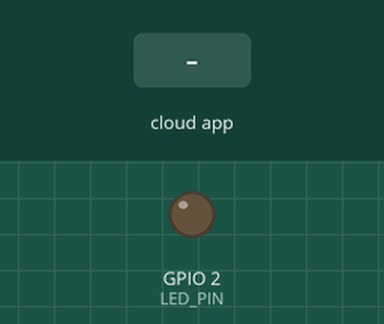
Recording of a sketch running on a simulated ESP8266 (NodeMCU). On the bench: output pins drawn as LEDs (lit = HIGH). The test bench sets the inputs (shaded band). WiFi joins after 1.5 s; servers stay silent unless stated; the Firebase database answers and starts empty; what the sketch prints to the serial monitor is not drawn.

Above: at 2.7 s.
2.8 s: the phone or cloud app sets LED to 1
At 3.8 s:
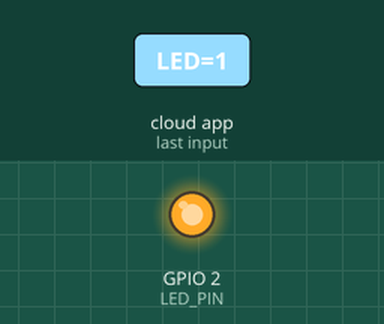
6.6 s: the phone or cloud app sets LED to 0
At 8.6 s:
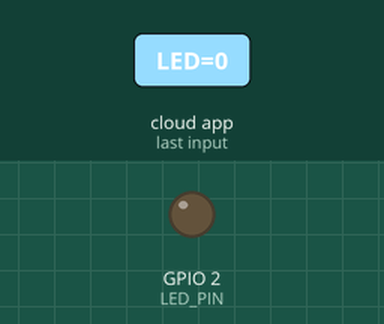
Timing chart, 0 to 10.1 s (numbered marks = the images above; inputs shaded):
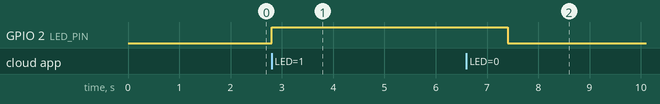

The sketch:

read_data_from_serial_and_store_it_in_firebase.ino
```cpp
#include <ESP8266WiFi.h>
#include <Firebase_ESP_Client.h>

// Firebase Libraries
#include "addons/TokenHelper.h"
#include "addons/RTDBHelper.h"

// Wi-Fi Credentials
#define WIFI_SSID "Jo#123"
#define WIFI_PASSWORD "98765432199"

// #define WIFI_SSID "MOE"
// #define WIFI_PASSWORD "j9m02822"

// Firebase Credentials
#define API_KEY "AIzaSyCtz1TbWDvtTgIe5kI-LQvCUV6XUsmJ06g"
#define DATABASE_URL "https://smarthome-6c527-default-rtdb.firebaseio.com/"

// Firebase Objects
FirebaseData fbdo;
FirebaseAuth auth;
FirebaseConfig config;

// Pin Definitions
#define LED_PIN 2   // GPIO2 (D4 on ESP8266)
int sensorValue = 0;
unsigned long lastMillis = 0;
bool firebaseConnected = false;

void setup() {
  Serial.begin(9600);
  pinMode(LED_PIN, OUTPUT);

  // Connect to Wi-Fi
  WiFi.begin(WIFI_SSID, WIFI_PASSWORD);
  Serial.print("Connecting to Wi-Fi");
  while (WiFi.status() != WL_CONNECTED) {
    Serial.print(".");
    delay(500);
  }
  Serial.println("\nWi-Fi Connected!");

  // Connect to Firebase
  config.api_key = API_KEY;
  config.database_url = DATABASE_URL;
  config.token_status_callback = tokenStatusCallback;

  if (Firebase.signUp(&config, &auth, "", "")) {
    Serial.println("Firebase SignUp successful!");
    firebaseConnected = true;
  } else {
    Serial.println("Firebase SignUp failed: " + String(config.signer.signupError.message.c_str()));
  }

  Firebase.begin(&config, &auth);
  Firebase.reconnectWiFi(true);
}

void loop() {
  if (Firebase.ready() && firebaseConnected) {
    // **1. Read sensor data from Serial**
    if (Serial.available()) {
      sensorValue = Serial.parseInt();
      Serial.print("Read from Serial: ");
      Serial.println(sensorValue);

      // **2. Store sensor data in Firebase**
      if (Firebase.RTDB.setInt(&fbdo, "Sensor/reading", sensorValue)) {
        Serial.println("Sensor data sent to Firebase.");
      } else {
        Serial.println("Failed to send sensor data: " + fbdo.errorReason());
      }
    }

    // **3. Read LED state from Firebase**
    int ledState = 0;
    if (Firebase.RTDB.getInt(&fbdo, "Control/LED")) {
      ledState = fbdo.intData();
      Serial.print("LED State from Firebase: ");
      Serial.println(ledState);

      // **4. Control LED**
      digitalWrite(LED_PIN, ledState);
    } else {
      Serial.println("Failed to read LED state: " + fbdo.errorReason());
    }
  }

  delay(1000);
}
```

Measured:
- after the input at 2.8 s, GPIO 2 (LED_PIN): LOW → HIGH at once
- after the input at 6.6 s, GPIO 2 (LED_PIN): HIGH → LOW after 0.81 s
